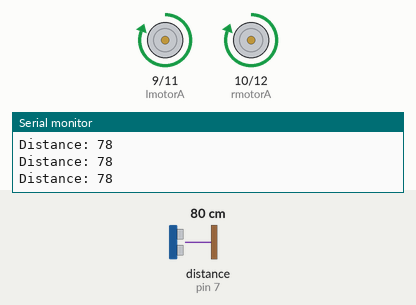
This sketch was run on a simulated Arduino Uno, built with avr-gcc and run on an emulated ATmega328P. Parts: motor-driver pin pairs drawn as motors (green arrow = first pin HIGH = forward, orange = second pin HIGH = backward, longer = more drive), the last lines printed to the serial monitor. Wiring (inferred from the names in the program): ultrasonic range finder: trigger pin 8; echo pin 7. Inputs (shaded band) come from the test bench; at power-on: distance to the obstacle (sensor on pin 7) 80 cm. The echo pulse lasts 58.3 µs per cm.

Above: at 1.2 s.
1.3 s: distance to the obstacle (sensor on pin 7) set to 19 cm
2.8 s: distance to the obstacle (sensor on pin 7) set to 15 cm
At 3.2 s:
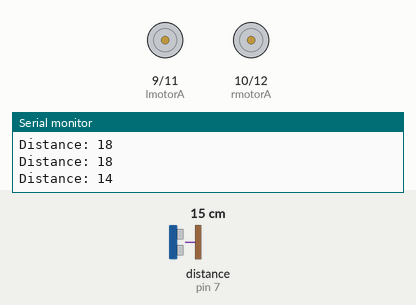
5.8 s: distance to the obstacle (sensor on pin 7) set to 18 cm
At 6.6 s:
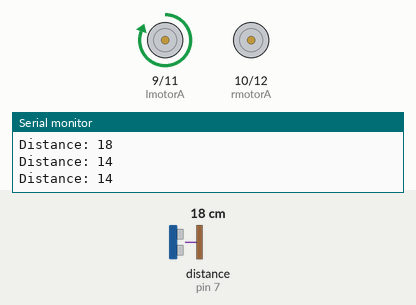
8.3 s: distance to the obstacle (sensor on pin 7) set to 2 cm
At 8.8 s:
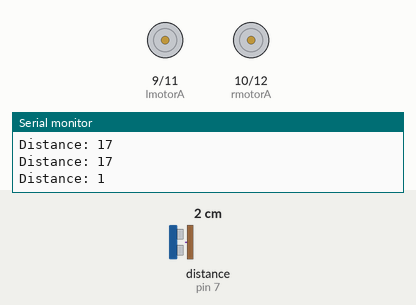
Timing chart, 0 to 12.3 s (numbered marks = the images above; inputs shaded):
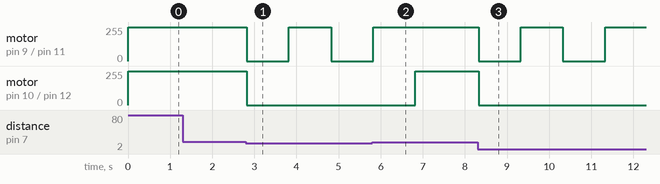

The sketch:

obstacleAvoidingRobot.ino
```cpp
// defines pins numbers
const int trigPin = 8;
const int echoPin = 7;
int lmotorA=9;
int lmotorB=11;
int rmotorA=10;
int rmotorB=12;

// defines variables
long duration;
int distance;
void setup() {
pinMode(trigPin, OUTPUT); // Sets the trigPin as an Output
pinMode(echoPin, INPUT); // Sets the echoPin as an Input
pinMode(lmotorA, OUTPUT);
pinMode(lmotorB, OUTPUT);
pinMode(rmotorA, OUTPUT);
pinMode(rmotorB, OUTPUT);
//pinMode(9, OUTPUT);
Serial.begin(9600); // Starts the serial communication
}
void loop() {
     // digitalWrite(9, HIGH);
     // Clears the trigPin
     digitalWrite(trigPin, LOW);
     delayMicroseconds(2);
     // Sets the trigPin on HIGH state for 10 micro seconds
     digitalWrite(trigPin, HIGH);
     delayMicroseconds(10);
     digitalWrite(trigPin, LOW);
     // Reads the echoPin, returns the sound wave travel time in microseconds
     duration = pulseIn(echoPin, HIGH);
     // Calculating the distance
     distance= duration*0.034/2;
     // Prints the distance on the Serial Monitor
     Serial.print("Distance: ");
     Serial.println(distance);
     if(distance <= 15)
       {
        stopRobot();
        delay(1000);
        turnRight();
        delay(1000);
       }
      else{
        frwd();
      }
}

void frwd(){
  digitalWrite(lmotorA, HIGH);
  digitalWrite(lmotorB, LOW);
  digitalWrite(rmotorA, HIGH);
  digitalWrite(rmotorB, LOW);
}

void turnLeft(){
  digitalWrite(lmotorA, LOW);
  digitalWrite(lmotorB, LOW);
  digitalWrite(rmotorA, HIGH);
  digitalWrite(rmotorB, LOW);
}


void backwrd(){
  digitalWrite(lmotorA, LOW);
  digitalWrite(lmotorB, HIGH);
  digitalWrite(rmotorA, LOW);
  digitalWrite(rmotorB, HIGH);
}

void turnRight(){
  digitalWrite(lmotorA, HIGH);
  digitalWrite(lmotorB, LOW);
  digitalWrite(rmotorA, LOW);
  digitalWrite(rmotorB, LOW);
}

void stopRobot(){
  digitalWrite(lmotorA, LOW);
  digitalWrite(lmotorB, LOW);
  digitalWrite(rmotorA, LOW);
  digitalWrite(rmotorB, LOW);
}
```

Measured:
- the behaviour switches between 17 and 16 cm on distance to the obstacle (sensor on pin 7) (found by bisection; images 0 and 1)
- after the input at 2.8 s, motor on pin 9 (lmotorA) / pin 11 (lmotorB): forward 255/255 → stopped at once, → forward 255/255 1.0 s later, → stopped 1.0 s later; motor on pin 10 (rmotorA) / pin 12 (rmotorB): forward 255/255 → stopped at once
- after the input at 5.8 s, motor on pin 9 (lmotorA) / pin 11 (lmotorB): goes on until 5.8 s, then stays forward 255/255; motor on pin 10 (rmotorA) / pin 12 (rmotorB): stopped → forward 255/255 after 1.0 s
- after the input at 8.3 s, motor on pin 9 (lmotorA) / pin 11 (lmotorB): alternates forward 255/255 for 1.0 s and stopped for 1.0 s, starting at once; motor on pin 10 (rmotorA) / pin 12 (rmotorB): forward 255/255 → stopped at once
